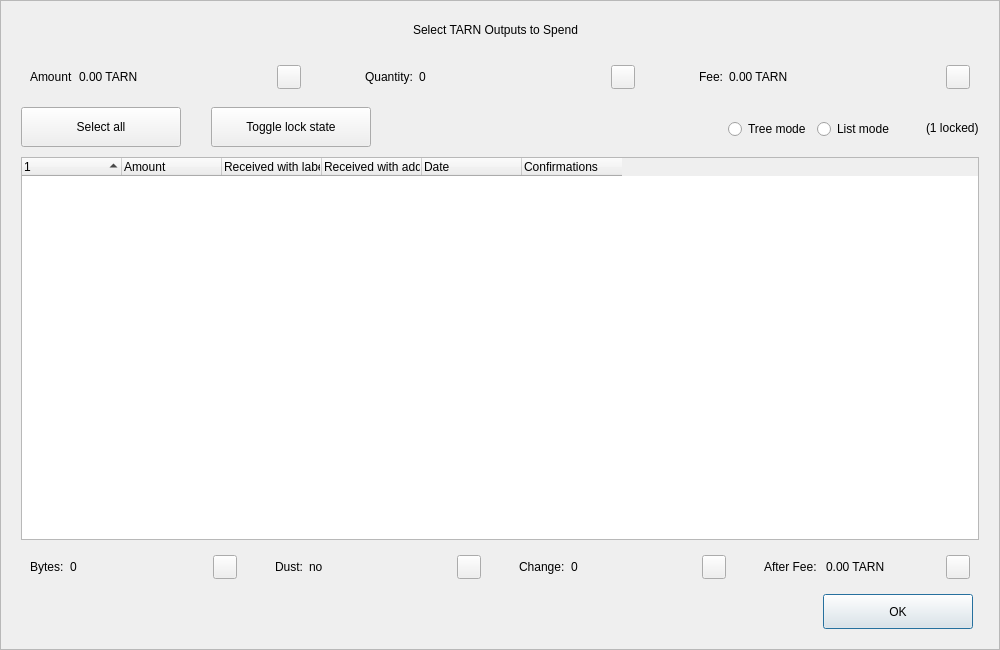
<?xml version="1.0" encoding="UTF-8"?>
<ui version="4.0">
 <class>CoinControlDialog</class>
 <widget class="QDialog" name="CoinControlDialog">
  <property name="geometry">
   <rect>
    <x>0</x>
    <y>0</y>
    <width>1000</width>
    <height>650</height>
   </rect>
  </property>
  <property name="minimumSize">
   <size>
    <width>950</width>
    <height>650</height>
   </size>
  </property>
  <property name="windowTitle">
   <string>Coin Selection</string>
  </property>
  <property name="styleSheet">
   <string notr="true"/>
  </property>
  <layout class="QVBoxLayout" name="verticalLayout">
   <property name="spacing">
    <number>0</number>
   </property>
   <property name="leftMargin">
    <number>0</number>
   </property>
   <property name="topMargin">
    <number>0</number>
   </property>
   <property name="rightMargin">
    <number>0</number>
   </property>
   <property name="bottomMargin">
    <number>0</number>
   </property>
   <item>
    <widget class="QFrame" name="frameContainer">
     <property name="toolTipDuration">
      <number>0</number>
     </property>
     <property name="frameShape">
      <enum>QFrame::StyledPanel</enum>
     </property>
     <property name="frameShadow">
      <enum>QFrame::Raised</enum>
     </property>
     <layout class="QVBoxLayout" name="verticalLayout_2">
      <property name="leftMargin">
       <number>0</number>
      </property>
      <property name="rightMargin">
       <number>0</number>
      </property>
      <property name="bottomMargin">
       <number>20</number>
      </property>
      <item>
       <layout class="QHBoxLayout" name="horizontalLayout_12">
        <property name="spacing">
         <number>0</number>
        </property>
        <property name="leftMargin">
         <number>20</number>
        </property>
        <property name="rightMargin">
         <number>30</number>
        </property>
        <item>
         <spacer name="horizontalSpacer_4">
          <property name="orientation">
           <enum>Qt::Horizontal</enum>
          </property>
          <property name="sizeHint" stdset="0">
           <size>
            <width>40</width>
            <height>20</height>
           </size>
          </property>
         </spacer>
        </item>
        <item>
         <widget class="QLabel" name="labelTitle">
          <property name="minimumSize">
           <size>
            <width>0</width>
            <height>40</height>
           </size>
          </property>
          <property name="maximumSize">
           <size>
            <width>16777215</width>
            <height>40</height>
           </size>
          </property>
          <property name="text">
           <string>Select TARN Outputs to Spend</string>
          </property>
          <property name="alignment">
           <set>Qt::AlignCenter</set>
          </property>
          <property name="margin">
           <number>7</number>
          </property>
         </widget>
        </item>
        <item>
         <spacer name="horizontalSpacer_5">
          <property name="orientation">
           <enum>Qt::Horizontal</enum>
          </property>
          <property name="sizeHint" stdset="0">
           <size>
            <width>40</width>
            <height>20</height>
           </size>
          </property>
         </spacer>
        </item>
       </layout>
      </item>
      <item>
       <layout class="QHBoxLayout" name="horizontalLayout_8">
        <property name="leftMargin">
         <number>20</number>
        </property>
        <property name="rightMargin">
         <number>20</number>
        </property>
        <item>
         <widget class="QWidget" name="layoutAmount" native="true">
          <layout class="QHBoxLayout" name="horizontalLayout_9" stretch="0,1,0">
           <item>
            <widget class="QLabel" name="labelCoinControlAmountText">
             <property name="text">
              <string>Amount</string>
             </property>
            </widget>
           </item>
           <item>
            <widget class="QLabel" name="labelCoinControlAmount">
             <property name="text">
              <string>0.00 TARN</string>
             </property>
            </widget>
           </item>
           <item alignment="Qt::AlignHCenter|Qt::AlignVCenter">
            <widget class="QPushButton" name="pushButtonAmount">
             <property name="minimumSize">
              <size>
               <width>0</width>
               <height>24</height>
              </size>
             </property>
             <property name="maximumSize">
              <size>
               <width>24</width>
               <height>26</height>
              </size>
             </property>
             <property name="focusPolicy">
              <enum>Qt::NoFocus</enum>
             </property>
             <property name="styleSheet">
              <string notr="true">padding-bottom:2px;
padding-right:4px;</string>
             </property>
             <property name="text">
              <string/>
             </property>
            </widget>
           </item>
          </layout>
         </widget>
        </item>
        <item>
         <spacer name="horizontalSpacer_2">
          <property name="orientation">
           <enum>Qt::Horizontal</enum>
          </property>
          <property name="sizeType">
           <enum>QSizePolicy::Fixed</enum>
          </property>
          <property name="sizeHint" stdset="0">
           <size>
            <width>40</width>
            <height>20</height>
           </size>
          </property>
         </spacer>
        </item>
        <item>
         <widget class="QWidget" name="layoutQuantity" native="true">
          <layout class="QHBoxLayout" name="horizontalLayout_10" stretch="0,1,0">
           <item>
            <widget class="QLabel" name="labelCoinControlQuantityText">
             <property name="text">
              <string>Quantity:</string>
             </property>
            </widget>
           </item>
           <item>
            <widget class="QLabel" name="labelCoinControlQuantity">
             <property name="text">
              <string>0</string>
             </property>
            </widget>
           </item>
           <item alignment="Qt::AlignHCenter|Qt::AlignVCenter">
            <widget class="QPushButton" name="pushButtonQuantity">
             <property name="minimumSize">
              <size>
               <width>0</width>
               <height>24</height>
              </size>
             </property>
             <property name="maximumSize">
              <size>
               <width>24</width>
               <height>26</height>
              </size>
             </property>
             <property name="focusPolicy">
              <enum>Qt::NoFocus</enum>
             </property>
             <property name="styleSheet">
              <string notr="true">padding-bottom:2px;
               padding-right:4px;</string>
             </property>
             <property name="text">
              <string/>
             </property>
            </widget>
           </item>
          </layout>
         </widget>
        </item>
        <item>
         <spacer name="horizontalSpacer_22">
          <property name="orientation">
           <enum>Qt::Horizontal</enum>
          </property>
          <property name="sizeType">
           <enum>QSizePolicy::Fixed</enum>
          </property>
          <property name="sizeHint" stdset="0">
           <size>
            <width>40</width>
            <height>20</height>
           </size>
          </property>
         </spacer>
        </item>
        <item>
         <widget class="QWidget" name="layoutFee" native="true">
          <layout class="QHBoxLayout" name="horizontalLayout_11" stretch="0,1,0">
           <item>
            <widget class="QLabel" name="labelCoinControlFeeText">
             <property name="text">
              <string>Fee:</string>
             </property>
            </widget>
           </item>
           <item>
            <widget class="QLabel" name="labelCoinControlFee">
             <property name="text">
              <string>0.00 TARN</string>
             </property>
            </widget>
           </item>
           <item alignment="Qt::AlignHCenter|Qt::AlignVCenter">
            <widget class="QPushButton" name="pushButtonFee">
             <property name="minimumSize">
              <size>
               <width>0</width>
               <height>24</height>
              </size>
             </property>
             <property name="maximumSize">
              <size>
               <width>24</width>
               <height>26</height>
              </size>
             </property>
             <property name="focusPolicy">
              <enum>Qt::NoFocus</enum>
             </property>
             <property name="styleSheet">
              <string notr="true">padding-bottom:2px;
               padding-right:4px;</string>
             </property>
             <property name="text">
              <string/>
             </property>
            </widget>
           </item>
          </layout>
         </widget>
        </item>
       </layout>
      </item>
      <item>
       <widget class="QFrame" name="frame">
        <property name="minimumSize">
         <size>
          <width>0</width>
          <height>40</height>
         </size>
        </property>
        <property name="styleSheet">
         <string notr="true">#frame {
	border:0;
}</string>
        </property>
        <property name="frameShape">
         <enum>QFrame::StyledPanel</enum>
        </property>
        <property name="frameShadow">
         <enum>QFrame::Sunken</enum>
        </property>
        <layout class="QHBoxLayout" name="horizontalLayout">
         <property name="spacing">
          <number>0</number>
         </property>
         <property name="leftMargin">
          <number>20</number>
         </property>
         <property name="topMargin">
          <number>0</number>
         </property>
         <property name="rightMargin">
          <number>20</number>
         </property>
         <property name="bottomMargin">
          <number>0</number>
         </property>
         <item>
          <layout class="QHBoxLayout" name="horizontalLayoutPanel" stretch="0,0,0,0,0,0">
           <property name="spacing">
            <number>20</number>
           </property>
           <item>
            <widget class="QPushButton" name="pushButtonSelectAll">
             <property name="sizePolicy">
              <sizepolicy hsizetype="Maximum" vsizetype="Fixed">
               <horstretch>0</horstretch>
               <verstretch>0</verstretch>
              </sizepolicy>
             </property>
             <property name="minimumSize">
              <size>
               <width>160</width>
               <height>40</height>
              </size>
             </property>
             <property name="maximumSize">
              <size>
               <width>16777215</width>
               <height>40</height>
              </size>
             </property>
             <property name="text">
              <string>Select all</string>
             </property>
             <property name="checkable">
              <bool>true</bool>
             </property>
             <property name="checked">
              <bool>false</bool>
             </property>
             <property name="autoExclusive">
              <bool>false</bool>
             </property>
             <property name="autoDefault">
              <bool>false</bool>
             </property>
            </widget>
           </item>
           <item>
            <spacer name="horizontalSpacer_6">
             <property name="orientation">
              <enum>Qt::Horizontal</enum>
             </property>
             <property name="sizeType">
              <enum>QSizePolicy::Fixed</enum>
             </property>
             <property name="sizeHint" stdset="0">
              <size>
               <width>10</width>
               <height>20</height>
              </size>
             </property>
            </spacer>
           </item>
           <item>
            <widget class="QPushButton" name="pushButtonToggleLock">
             <property name="sizePolicy">
              <sizepolicy hsizetype="Maximum" vsizetype="Fixed">
               <horstretch>0</horstretch>
               <verstretch>0</verstretch>
              </sizepolicy>
             </property>
             <property name="minimumSize">
              <size>
               <width>160</width>
               <height>40</height>
              </size>
             </property>
             <property name="maximumSize">
              <size>
               <width>16777215</width>
               <height>40</height>
              </size>
             </property>
             <property name="text">
              <string>Toggle lock state</string>
             </property>
             <property name="checkable">
              <bool>true</bool>
             </property>
             <property name="autoExclusive">
              <bool>false</bool>
             </property>
             <property name="autoDefault">
              <bool>false</bool>
             </property>
            </widget>
           </item>
           <item>
            <spacer name="horizontalSpacer_7">
             <property name="orientation">
              <enum>Qt::Horizontal</enum>
             </property>
             <property name="sizeType">
              <enum>QSizePolicy::Expanding</enum>
             </property>
             <property name="sizeHint" stdset="0">
              <size>
               <width>30</width>
               <height>20</height>
              </size>
             </property>
            </spacer>
           </item>
           <item alignment="Qt::AlignRight">
            <widget class="QGroupBox" name="groupBox_2">
             <property name="styleSheet">
              <string notr="true">#groupBox_2 {
    background-color:transparent;
    border-radius:0;
}</string>
             </property>
             <property name="title">
              <string/>
             </property>
             <layout class="QHBoxLayout" name="horizontalLayout_14">
              <item>
               <widget class="QRadioButton" name="radioTreeMode">
                <property name="sizePolicy">
                 <sizepolicy hsizetype="Maximum" vsizetype="Fixed">
                  <horstretch>0</horstretch>
                  <verstretch>0</verstretch>
                 </sizepolicy>
                </property>
                <property name="text">
                 <string>Tree mode</string>
                </property>
               </widget>
              </item>
              <item>
               <widget class="QRadioButton" name="radioListMode">
                <property name="sizePolicy">
                 <sizepolicy hsizetype="Maximum" vsizetype="Fixed">
                  <horstretch>0</horstretch>
                  <verstretch>0</verstretch>
                 </sizepolicy>
                </property>
                <property name="text">
                 <string>List mode</string>
                </property>
                <property name="checked">
                 <bool>false</bool>
                </property>
               </widget>
              </item>
             </layout>
            </widget>
           </item>
           <item>
            <widget class="QLabel" name="labelLocked">
             <property name="text">
              <string>(1 locked)</string>
             </property>
            </widget>
           </item>
          </layout>
         </item>
        </layout>
       </widget>
      </item>
      <item>
       <layout class="QHBoxLayout" name="horizontalLayout_13">
        <property name="leftMargin">
         <number>20</number>
        </property>
        <property name="rightMargin">
         <number>20</number>
        </property>
        <item>
         <widget class="CoinControlTreeWidget" name="treeWidget">
          <property name="contextMenuPolicy">
           <enum>Qt::CustomContextMenu</enum>
          </property>
          <property name="styleSheet">
           <string notr="true"/>
          </property>
          <property name="sortingEnabled">
           <bool>false</bool>
          </property>
          <property name="columnCount">
           <number>6</number>
          </property>
          <attribute name="headerShowSortIndicator" stdset="0">
           <bool>true</bool>
          </attribute>
          <attribute name="headerStretchLastSection">
           <bool>false</bool>
          </attribute>
          <column>
           <property name="text">
            <string/>
           </property>
          </column>
          <column>
           <property name="text">
            <string>Amount</string>
           </property>
          </column>
          <column>
           <property name="text">
            <string>Received with label</string>
           </property>
          </column>
          <column>
           <property name="text">
            <string>Received with address</string>
           </property>
          </column>
          <column>
           <property name="text">
            <string>Date</string>
           </property>
          </column>
          <column>
           <property name="text">
            <string>Confirmations</string>
           </property>
           <property name="toolTip">
            <string>Confirmed</string>
           </property>
          </column>
         </widget>
        </item>
       </layout>
      </item>
      <item>
       <layout class="QHBoxLayout" name="horizontalLayout_3">
        <property name="spacing">
         <number>20</number>
        </property>
        <property name="leftMargin">
         <number>20</number>
        </property>
        <property name="rightMargin">
         <number>20</number>
        </property>
        <item>
         <widget class="QWidget" name="layoutBytes" native="true">
          <layout class="QHBoxLayout" name="horizontalLayout_4" stretch="0,1,0">
           <item>
            <widget class="QLabel" name="labelCoinControlBytesText">
             <property name="text">
              <string>Bytes:</string>
             </property>
            </widget>
           </item>
           <item>
            <widget class="QLabel" name="labelCoinControlBytes">
             <property name="text">
              <string>0</string>
             </property>
            </widget>
           </item>
           <item alignment="Qt::AlignHCenter|Qt::AlignVCenter">
            <widget class="QPushButton" name="pushButtonBytes">
             <property name="minimumSize">
              <size>
               <width>0</width>
               <height>24</height>
              </size>
             </property>
             <property name="maximumSize">
              <size>
               <width>24</width>
               <height>26</height>
              </size>
             </property>
             <property name="focusPolicy">
              <enum>Qt::NoFocus</enum>
             </property>
             <property name="styleSheet">
              <string notr="true">padding-bottom:2px;
               padding-right:4px;</string>
             </property>
             <property name="text">
              <string/>
             </property>
            </widget>
           </item>
          </layout>
         </widget>
        </item>
        <item>
         <widget class="QWidget" name="layoutDust" native="true">
          <layout class="QHBoxLayout" name="horizontalLayout_5" stretch="0,1,0">
           <item>
            <widget class="QLabel" name="labelCoinControlLowOutputText">
             <property name="text">
              <string>Dust:</string>
             </property>
            </widget>
           </item>
           <item>
            <widget class="QLabel" name="labelCoinControlLowOutput">
             <property name="text">
              <string>no</string>
             </property>
            </widget>
           </item>
           <item alignment="Qt::AlignHCenter|Qt::AlignVCenter">
            <widget class="QPushButton" name="pushButtonDust">
             <property name="minimumSize">
              <size>
               <width>0</width>
               <height>24</height>
              </size>
             </property>
             <property name="maximumSize">
              <size>
               <width>24</width>
               <height>26</height>
              </size>
             </property>
             <property name="focusPolicy">
              <enum>Qt::NoFocus</enum>
             </property>
             <property name="styleSheet">
              <string notr="true">padding-bottom:2px;
               padding-right:4px;</string>
             </property>
             <property name="text">
              <string/>
             </property>
            </widget>
           </item>
          </layout>
         </widget>
        </item>
        <item>
         <widget class="QWidget" name="layoutChange" native="true">
          <layout class="QHBoxLayout" name="horizontalLayout_6" stretch="0,1,0">
           <item>
            <widget class="QLabel" name="labelCoinControlChangeText">
             <property name="text">
              <string>Change:</string>
             </property>
            </widget>
           </item>
           <item>
            <widget class="QLabel" name="labelCoinControlChange">
             <property name="text">
              <string>0</string>
             </property>
            </widget>
           </item>
           <item alignment="Qt::AlignHCenter|Qt::AlignVCenter">
            <widget class="QPushButton" name="pushButtonChange">
             <property name="minimumSize">
              <size>
               <width>0</width>
               <height>24</height>
              </size>
             </property>
             <property name="maximumSize">
              <size>
               <width>24</width>
               <height>26</height>
              </size>
             </property>
             <property name="focusPolicy">
              <enum>Qt::NoFocus</enum>
             </property>
             <property name="styleSheet">
              <string notr="true">padding-bottom:2px;
               padding-right:4px;</string>
             </property>
             <property name="text">
              <string/>
             </property>
            </widget>
           </item>
          </layout>
         </widget>
        </item>
        <item>
         <widget class="QWidget" name="layoutAfter" native="true">
          <layout class="QHBoxLayout" name="horizontalLayout_7" stretch="0,1,0">
           <item>
            <widget class="QLabel" name="labelCoinControlAfterFeeText">
             <property name="text">
              <string>After Fee: </string>
             </property>
            </widget>
           </item>
           <item>
            <widget class="QLabel" name="labelCoinControlAfterFee">
             <property name="text">
              <string>0.00 TARN</string>
             </property>
            </widget>
           </item>
           <item alignment="Qt::AlignHCenter|Qt::AlignVCenter">
            <widget class="QPushButton" name="pushButtonAlterFee">
             <property name="minimumSize">
              <size>
               <width>0</width>
               <height>24</height>
              </size>
             </property>
             <property name="maximumSize">
              <size>
               <width>24</width>
               <height>26</height>
              </size>
             </property>
             <property name="focusPolicy">
              <enum>Qt::NoFocus</enum>
             </property>
             <property name="styleSheet">
              <string notr="true">padding-bottom:2px;
               padding-right:4px;</string>
             </property>
             <property name="text">
              <string/>
             </property>
            </widget>
           </item>
          </layout>
         </widget>
        </item>
       </layout>
      </item>
      <item>
       <layout class="QHBoxLayout" name="horizontalLayout_2">
        <property name="spacing">
         <number>0</number>
        </property>
        <property name="leftMargin">
         <number>20</number>
        </property>
        <property name="rightMargin">
         <number>26</number>
        </property>
        <item>
         <spacer name="horizontalSpacer_3">
          <property name="orientation">
           <enum>Qt::Horizontal</enum>
          </property>
          <property name="sizeHint" stdset="0">
           <size>
            <width>558</width>
            <height>20</height>
           </size>
          </property>
         </spacer>
        </item>
        <item>
         <widget class="QPushButton" name="pushButtonOk">
          <property name="minimumSize">
           <size>
            <width>150</width>
            <height>35</height>
           </size>
          </property>
          <property name="text">
           <string>OK</string>
          </property>
         </widget>
        </item>
       </layout>
      </item>
     </layout>
    </widget>
   </item>
  </layout>
 </widget>
 <customwidgets>
  <customwidget>
   <class>CoinControlTreeWidget</class>
   <extends>QTreeWidget</extends>
   <header>coincontroltreewidget.h</header>
  </customwidget>
 </customwidgets>
 <resources/>
 <connections/>
</ui>
